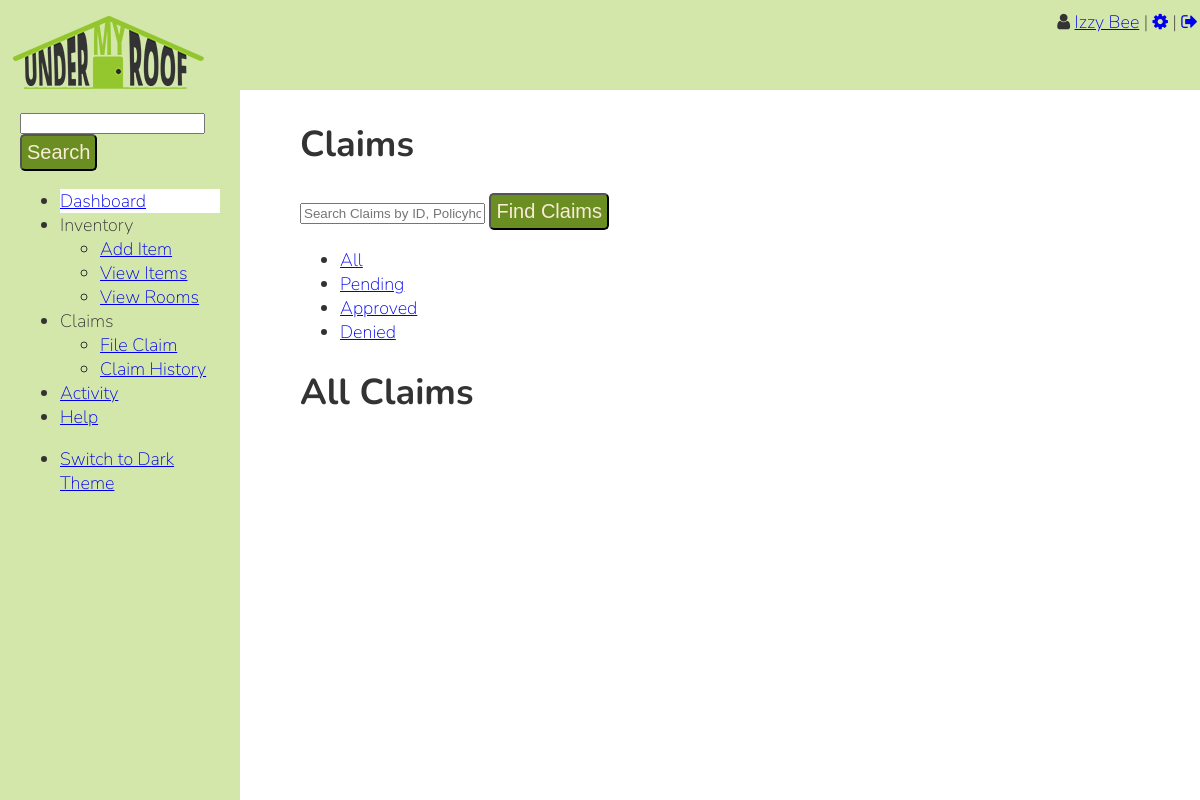
/claims.php (signed in), run on an earlier commit of the app's database.
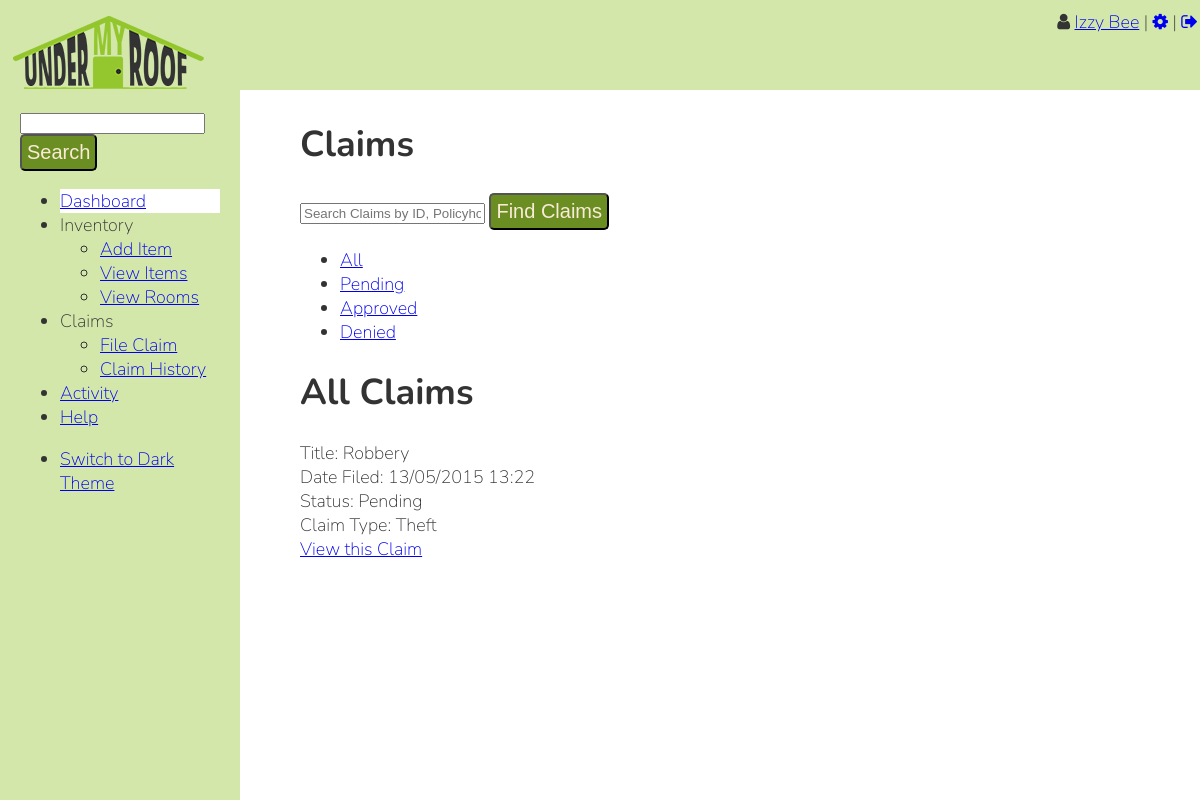
And on a later commit of the database.
### tables this page shows
CREATE TABLE IF NOT EXISTS `claims` (
  `id` int(11) NOT NULL,
  `status_id` int(7) NOT NULL,
  `datetime` varchar(60) NOT NULL,
  `title` varchar(60) NOT NULL,
  `notes` varchar(999) NOT NULL,
  `claim_type` int(7) NOT NULL,
  `user_id` int(7) NOT NULL
);

CREATE TABLE IF NOT EXISTS `claim_types` (
  `id` int(11) NOT NULL,
  `name` varchar(30) NOT NULL
);

### claims.php (the view, shortened to what this page needs)
<?php include("inc/header.php"); ?>
<h1>Claims</h1>
<form action="#">
    <input type="text" name="search" value="" placeholder="Search Claims by ID, Policyholder, or content...">
    <input type="submit" name="submit" id="submit" value="Find Claims">
</form>
       <ul class="inline">
           <li><a href="claims.php">All</a></li>
           <li><a href="claims.php?pending">Pending</a></li>
           <li><a href="claims.php?approved">Approved</a></li>
           <li><a href="claims.php?denied">Denied</a></li>
       </ul>
       <?php
    if(isset($_GET['pending'])){
    echo "<h2>Pending Claims</h2>";
    $query  = "SELECT * FROM claims WHERE status_id=0 ORDER BY id DESC";
    $result = mysqli_query($connection, $query);
    if($result){
        foreach($result as $show){
    $type_query  = "SELECT * FROM claim_types WHERE id={$show['claim_type']}";
    $type_result = mysqli_query($connection, $type_query);
    if($type_result){
        $type_array=mysqli_fetch_assoc($type_result);
        $claim_type=$type_array['name'];
    }
            echo "Title: ".$show['title']."<br/>";
            echo "Date Filed: ".$show['datetime']."<br/>";
            echo "Claim Type: ".$claim_type."<br/>";
               echo "<a href=\"claim_details.php?id=".$show['id']."\">View this Claim</a>";
            }
        }
    }else{
  echo "<h1>All Claims</h1>";
    $query  = "SELECT * FROM claims ORDER BY id DESC";
    $result = mysqli_query($connection, $query);
    if($result){
        foreach($result as $show){
    $type_query  = "SELECT * FROM claim_types WHERE id={$show['claim_type']}";
    $type_result = mysqli_query($connection, $type_query);
    if($type_result){
        $type_array=mysqli_fetch_assoc($type_result);
        $claim_type=$type_array['name'];
    }
        if($show['status_id']==0){
            $status="Pending";
        }elseif($show['status_id']==2){
            $status="Approved";
        }elseif($show['status_id']==3){
            $status="Denied";
        }
            echo "Title: ".$show['title']."<br/>";
            echo "Date Filed: ".$show['datetime']."<br/>";
            echo "Status: ".$status."<br/>";
            echo "Claim Type: ".$claim_type."<br/>";
               echo "<a href=\"claim_details.php?id=".$show['id']."\">View this Claim</a>";
            }
        }
  }
?>
<?php include("inc/footer.php"); ?>

What changed in the data, as far as the page shows it:
added claims: title "Robbery", datetime "13/05/2015 13:22", status "Pending", claim_types.name "Theft"
